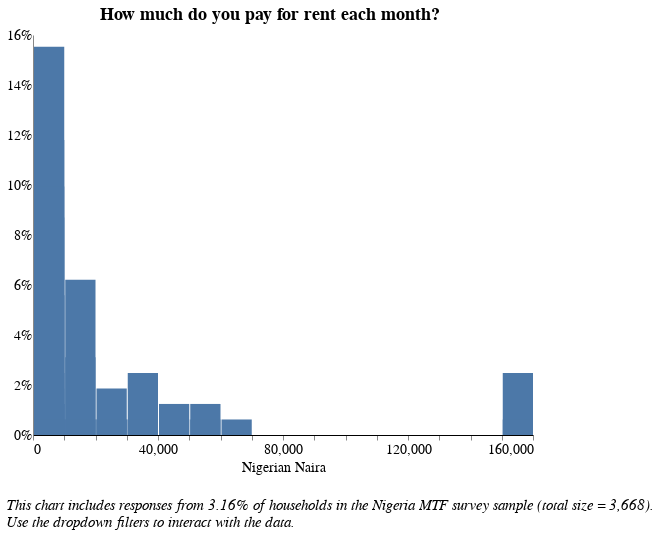

The specification (Vega-Lite) saved for this image:
### Vega-Lite specification from a JSON file in a GitHub repository (floating-point values rounded to 4 significant figures; data arrays with more than 128 entries replaced by an {"elided": "..."} marker saying what was removed)
{"width": 800, "height": 400, "config": {"title": {"fontSize": 18, "font": "Times New Roman", "anchor": "center", "fontColor": "#000000"}, "axisX": {"domain": true, "domainColor": "#000000", "grid": false, "labelFont": "Times New Roman", "labelFontSize": 14, "titleFont": "Times New Roman", "titleFontSize": 14, "titleFontWeight": "normal", "title": "X Axis Title (units)"}, "axisY": {"domain": true, "grid": false, "gridColor": "#DEDDDD", "gridWidth": 1, "labelFont": "Times New Roman", "labelFontSize": 14, "labelAngle": 0, "ticks": false, "titleFont": "Times New Roman", "titleFontSize": 14, "titleFontWeight": "normal", "titlePadding": 10, "title": "Y Axis Title (units)"}, "range": {"category": ["#2980B9", "#003366", "#FFAE19", "#D68910", "#E67E22", "#D35400", "#FF4500", "#FF6162", "#438B28", "#45B39D", "#99ADC1", "#212F3C"]}, "legend": {"labelFont": "Times New Roman", "labelFontSize": 14, "symbolType": "square", "symbolSize": 100, "titleFont": "Times New Roman", "titleFontSize": 14, "titleFontWeight": "normal", "title": "Legend", "orient": "right", "offset": 0}, "tooltip": {"font": "Open Sans"}, "view": {"stroke": "transparent", "text": {"font": "Times New Roman", "color": ["#2980B9", "#003366", "#FFAE19", "#D68910", "#E67E22", "#D35400", "#FF4500", "#FF6162", "#438B28", "#45B39D", "#99ADC1", "#212F3C"], "fontSize": 14, "align": "right", "fontWeight": 400, "size": 14}, "bar": {"size": 40, "binSpacing": 1, "continuousBandSize": 30, "discreteBandSize": 30, "fill": ["#2980B9", "#003366", "#FFAE19", "#D68910", "#E67E22", "#D35400", "#FF4500", "#FF6162", "#438B28", "#45B39D", "#99ADC1", "#212F3C"], "stroke": false}}}, "concat": [{"mark": "bar", "encoding": {"tooltip": [{"field": "l_expenditure", "title": "Response (Binned)", "type": "nominal"}, {"aggregate": "sum", "field": "pct", "format": ".2%", "title": "Percentage", "type": "quantitative"}], "x": {"axis": {"title": "Nigerian Naira"}, "bin": {"extent": [1, 160000], "step": 10000}, "field": "l_expenditure", "scale": {"clamp": true, "domain": [0, 160000]}, "type": "quantitative"}, "y": {"aggregate": "sum", "axis": {"format": "%"}, "field": "pct", "title": "", "type": "quantitative"}}, "height": 400, "selection": {"selector020": {"type": "single", "fields": ["locality"], "bind": {"input": "select", "options": [null, 0, 1], "labels": ["National", "Urban", "Rural"], "name": "Locality Breakdown  "}}, "selector021": {"type": "single", "fields": ["elc_aggr_tier"], "bind": {"input": "select", "options": [null, "Tier 0", "Tier 1", "Tier 2", "Tier 3", "Tier 4", "Tier 5"], "labels": ["All Tiers", "Tier 0", "Tier 1", "Tier 2", "Tier 3", "Tier 4", "Tier 5"], "name": "Electricity Tiers  "}}}, "title": {"text": ["How much do you pay for rent each month?"], "color": "black", "subtitleColor": "black"}, "transform": [{"joinaggregate": [{"op": "count", "field": "*", "as": "total"}]}, {"calculate": "1 / datum.total", "as": "pct"}, {"bin": {"maxbins": 20}, "field": "m", "as": "mbin"}, {"filter": {"selection": "selector020"}}, {"filter": {"selection": "selector021"}}], "width": 500}], "data": {"name": "data-5d5cc7486e3cc8818c4a003a869d1e0f"}, "title": {"text": ["", "", "This chart includes responses from 3.16% of households in the Nigeria MTF survey sample (total size = 3,668).", "Use the dropdown filters to interact with the data."], "anchor": "start", "baseline": "bottom", "font": "Times New Roman", "fontSize": 15, "fontStyle": "italic", "fontWeight": "normal", "orient": "bottom"}, "$schema": "https://vega.github.io/schema/vega-lite/v4.17.0.json", "datasets": {"data-5d5cc7486e3cc8818c4a003a869d1e0f": {"elided": "161 records"}}}
